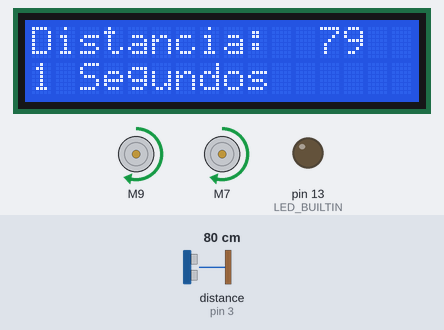
Recording of a sketch running on a simulated Arduino Uno, built with avr-gcc and run on an emulated ATmega328P. On the bench: 16×2 character LCD, 2 × DC motor (green arrow = forward, orange = backward, longer = faster), output pins drawn as LEDs (lit = HIGH). Wiring (inferred from the names in the program): ultrasonic range finder: trigger pin 2; echo pin 3. The inputs (shaded band) are chosen by the test bench; at power-on: distance to the obstacle (sensor on pin 3) 80 cm. The echo pulse lasts 58.3 µs per cm; pins used as bus, display or sensor lines are not drawn.

Above: at 1.2 s.
1.3 s: distance to the obstacle (sensor on pin 3) set to 22 cm
At 2.9 s:
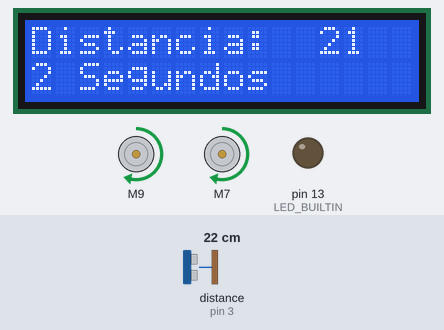
3.5 s: distance to the obstacle (sensor on pin 3) set to 18 cm
At 5.0 s:
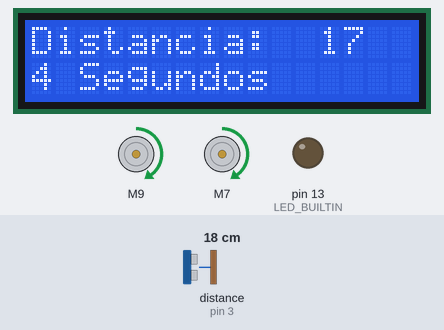
6.0 s: distance to the obstacle (sensor on pin 3) set to 14 cm
At 6.5 s:
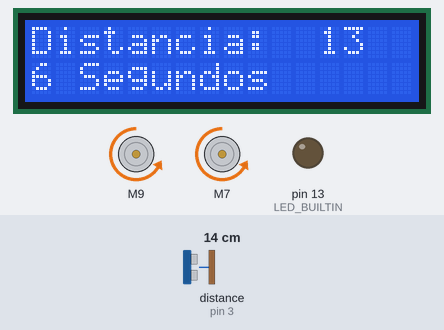
9.0 s: distance to the obstacle (sensor on pin 3) set to 12 cm
At 11.7 s:
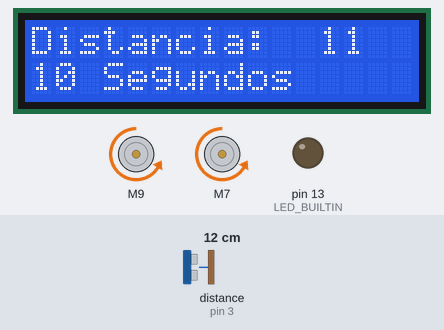
12.0 s: distance to the obstacle (sensor on pin 3) set to 9 cm
At 13.2 s:
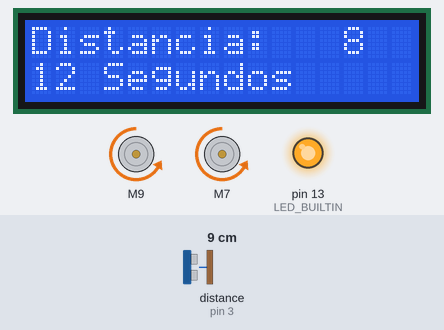
Timing chart, 0 to 16.0 s (numbered marks = the images above; inputs shaded):
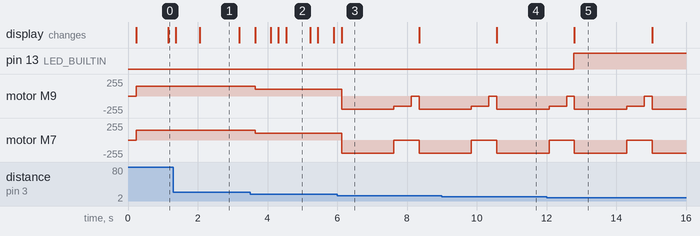

Measured:
- the behaviour switches between 21 and 20 cm on distance to the obstacle (sensor on pin 3) (found by bisection; images 1 and 2)
- the behaviour switches between 16 and 15 cm on distance to the obstacle (sensor on pin 3) (found by bisection; images 2 and 3)
- the behaviour switches between 11 and 10 cm on distance to the obstacle (sensor on pin 3) (found by bisection; images 4 and 5)
- after the input at 3.5 s, motor M9, motor M7: forward 150/255 → forward 100/255 after 0.14 s
- after the input at 6.0 s, motor M9: forward 100/255 → backward 200/255 after 0.12 s, → backward 150/255 1.5 s later, → stopped 0.50 s later, → backward 200/255 0.23 s later; motor M7: forward 100/255 → backward 200/255 after 0.12 s, → stopped 1.5 s later, → backward 200/255 0.73 s later
- after the input at 9.0 s, the display: changes after 1.6 s (image 4)
- after the input at 12.0 s, pin 13 (LED_BUILTIN): LOW → HIGH after 0.78 s

The sketch:

Motors.ino
```cpp
#include <Wire.h>
#include <LiquidCrystal_I2C.h>
#include <L298N.h>

//pin definition for the HC-SR04 ultrasonic distance sensor
#define TRIG_PIN 2    // Trigger
#define ECHO_PIN 3    // Echo

//pin definition for the L298n motor driver
#define EN_Right 10
#define IN1_Right 9
#define IN2_Right 8
#define EN_Left 5
#define IN3_Left 7
#define IN4_Left 6

//create a motor instance
L298N motorRight(EN_Right, IN1_Right, IN2_Right);
L298N motorLeft(EN_Left, IN3_Left, IN4_Left);

//Create the LCD with 0x3F address and 16x2 size
LiquidCrystal_I2C lcd(0x3F, 16, 2); //

const unsigned long DUTY_INTERVAL = 200;
unsigned long gLastCommandTime = 0;
long distancia;

int getDistance(int trigPin, int echoPin) // returns the distance (cm)
{
  long duration, distance;

  digitalWrite(trigPin, HIGH); // We send a 10us pulse
  delayMicroseconds(10);
  digitalWrite(trigPin, LOW);

  duration = pulseIn(echoPin, HIGH, 20000); // We wait for the echo to come back, with a timeout of 20ms, which corresponds approximately to 3m

  // pulseIn will only return 0 if it timed out. (or if echoPin was already to 1, but it should not happen)
  if (duration == 0) // If we timed out
  {
    pinMode(echoPin, OUTPUT); // Then we set echo pin to output mode
    digitalWrite(echoPin, LOW); // We send a LOW pulse to the echo pin
    delayMicroseconds(200);
    pinMode(echoPin, INPUT); // And finaly we come back to input mode
  }

  distance = (duration / 2) / 29.1; // We calculate the distance (sound speed in air is aprox. 291m/s), /2 because of the pulse going and coming

  return distance; //We return the result. Here you can find a 0 if we timed out
}
void retroceder() {
  motorRight.setSpeed(200);
  motorLeft.setSpeed(200);
  motorRight.backward();
  motorLeft.backward();
  delay(1500);
  motorRight.stop();
  motorLeft.stop();
}

void girar() {
  motorRight.setSpeed(150);
  motorRight.backward();
  delay(500);
  motorRight.stop();
}

void setup() {

  Serial.begin (9600);
  pinMode(TRIG_PIN, OUTPUT);
  pinMode(ECHO_PIN, INPUT);
  pinMode(LED_BUILTIN, OUTPUT);

  // Inicializar el LCD
  lcd.init();

  //Encender la luz de fondo.
  lcd.backlight();

  motorRight.setSpeed(150); // an integer between 0 and 255
  motorLeft.setSpeed(150); // an integer between 0 and 255
}

void loop() {
  unsigned long curTime = millis();
  if ( curTime - gLastCommandTime > DUTY_INTERVAL )
  {

    distancia = getDistance(TRIG_PIN, ECHO_PIN);

    if (distancia < 10) {
      digitalWrite(LED_BUILTIN, HIGH);
    }
    else {
      digitalWrite(LED_BUILTIN, LOW);
    }

    char line0[17];
    sprintf(line0, "Distancia: %3d", distancia);
    lcd.setCursor(0, 0);
    lcd.print(line0);

    // Ubicamos el cursor en la primera posición(columna:0) de la segunda línea(fila:1)
    lcd.setCursor(0, 1);
    // Escribimos el número de segundos trascurridos
    lcd.print(millis() / 1000);
    lcd.print(" Segundos");

    if ((distancia == 0) or (distancia > 20)) {
      // FULL SPEED
      motorRight.setSpeed(150); // an integer between 0 and 255
      motorLeft.setSpeed(150); // an integer between 0 and 255
      motorRight.forward();
      motorLeft.forward();
    }
    else if ((distancia > 15.00) and (distancia < 20.00)) {
      motorRight.setSpeed(100); // an integer between 0 and 255
      motorLeft.setSpeed(100); // an integer between 0 and 255
      motorRight.forward();
      motorLeft.forward();
    }
    else if (distancia < 15.00) {
      motorRight.stop();
      motorLeft.stop();
      retroceder();
      girar();
    }

    gLastCommandTime = millis();
  }

}
```
